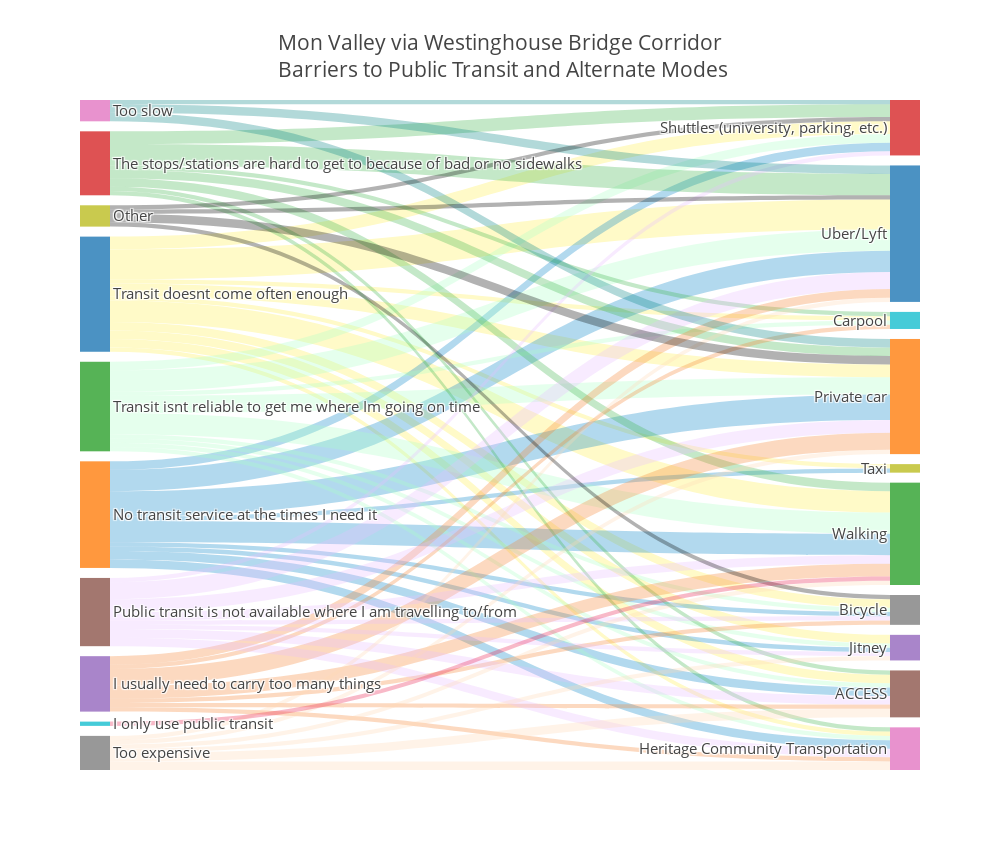

The notebook cell saved with this chart:
### Code cell
westinghouse = data[data['6 - Corridor preference'] == "['Mon Valley via Westinghouse Bridge']"]
wh_sankey_format = hp.sankeyFormat(westinghouse, col_indeces = [13,12])
wh_sankey = hp.drawSankey(wh_sankey_format, 
                          title= "Mon Valley via Westinghouse Bridge Corridor\
<br> Barriers to Public Transit and Alternate Modes")

iplot(wh_sankey, validate = False)

### Figure 1 — Plotly figure (JSON) as saved in the notebook; plotly's stock layout.template omitted (floating-point values rounded to 4 significant figures)
{"data": [{"link": {"color": ["rgba(255, 250, 200, 1)", "rgba(255, 250, 200, 1)", "rgba(255, 250, 200, 1)", "rgba(255, 250, 200, 1)", "rgba(255, 250, 200, 1)", "rgba(255, 250, 200, 1)", "rgba(255, 250, 200, 1)", "rgba(255, 250, 200, 1)", "rgba(255, 250, 200, 1)", "rgba(255, 250, 200, 1)", "rgba(0, 130, 200, 0.3)", "rgba(0, 130, 200, 0.3)", "rgba(0, 130, 200, 0.3)", "rgba(0, 130, 200, 0.3)", "rgba(0, 130, 200, 0.3)", "rgba(0, 130, 200, 0.3)", "rgba(0, 130, 200, 0.3)", "rgba(0, 130, 200, 0.3)", "rgba(0, 130, 200, 0.3)", "rgba(170, 255, 195, 0.3)", "rgba(170, 255, 195, 0.3)", "rgba(170, 255, 195, 0.3)", "rgba(170, 255, 195, 0.3)", "rgba(170, 255, 195, 0.3)", "rgba(170, 255, 195, 0.3)", "rgba(170, 255, 195, 0.3)", "rgba(170, 255, 195, 0.3)", "rgba(170, 255, 195, 0.3)", "rgba(60, 180, 75, 0.3)", "rgba(60, 180, 75, 0.3)", "rgba(60, 180, 75, 0.3)", "rgba(60, 180, 75, 0.3)", "rgba(60, 180, 75, 0.3)", "rgba(60, 180, 75, 0.3)", "rgba(60, 180, 75, 0.3)", "rgba(245, 130, 48, 0.3)", "rgba(245, 130, 48, 0.3)", "rgba(245, 130, 48, 0.3)", "rgba(245, 130, 48, 0.3)", "rgba(245, 130, 48, 0.3)", "rgba(245, 130, 48, 0.3)", "rgba(245, 130, 48, 0.3)", "rgba(230, 190, 255, 0.3)", "rgba(230, 190, 255, 0.3)", "rgba(230, 190, 255, 0.3)", "rgba(230, 190, 255, 0.3)", "rgba(230, 190, 255, 0.3)", "rgba(230, 190, 255, 0.3)", "rgba(230, 190, 255, 0.3)", "rgba(230, 190, 255, 0.3)", "rgba(0, 128, 128, 0.3)", "rgba(0, 128, 128, 0.3)", "rgba(0, 128, 128, 0.3)", "rgba(255, 215, 180, 0.3)", "rgba(255, 215, 180, 0.3)", "rgba(255, 215, 180, 0.3)", "rgba(255, 215, 180, 0.3)", "rgba(255, 215, 180, 0.3)", "rgba(255, 215, 180, 0.3)", "rgba(0, 0, 0, 0.3)", "rgba(0, 0, 0, 0.3)", "rgba(0, 0, 0, 0.3)", "rgba(0, 0, 0, 0.3)", "rgba(230, 25, 75, 0.3)"], "source": [0, 0, 0, 0, 0, 0, 0, 0, 0, 0, 1, 1, 1, 1, 1, 1, 1, 1, 1, 2, 2, 2, 2, 2, 2, 2, 2, 2, 3, 3, 3, 3, 3, 3, 3, 4, 4, 4, 4, 4, 4, 4, 5, 5, 5, 5, 5, 5, 5, 5, 6, 6, 6, 7, 7, 7, 7, 7, 7, 8, 8, 8, 8, 9], "target": [10, 11, 12, 13, 14, 15, 16, 17, 18, 19, 10, 11, 12, 13, 14, 15, 16, 17, 18, 10, 11, 12, 13, 14, 15, 16, 17, 19, 10, 11, 12, 13, 15, 16, 19, 10, 11, 12, 15, 16, 17, 19, 10, 11, 12, 13, 14, 15, 16, 17, 10, 11, 13, 10, 11, 12, 14, 15, 16, 10, 11, 13, 17, 12], "value": [7, 3, 5, 3, 2, 2, 1, 2, 1, 1, 5, 6, 5, 2, 1, 2, 2, 1, 1, 5, 4, 5, 2, 1, 1, 1, 1, 1, 5, 2, 2, 3, 1, 1, 1, 2, 4, 3, 1, 1, 1, 1, 4, 3, 2, 1, 1, 2, 2, 1, 2, 2, 1, 1, 1, 1, 1, 2, 2, 1, 2, 1, 1, 1]}, "node": {"label": ["Transit doesnt come often enough", "No transit service at the times I need it", "Transit isnt reliable to get me where Im going on time", "The stops/stations are hard to get to because of bad or no sidewalks", "I usually need to carry too many things", "Public transit is not available where I am travelling to/from", "Too slow", "Too expensive", "Other", "I only use public transit", "Uber/Lyft", "Private car", "Walking", "Shuttles (university, parking, etc.)", "Jitney", "ACCESS", "Heritage Community Transportation", "Bicycle", "Taxi", "Carpool"], "line": {"color": "black", "width": 0}, "pad": 10, "thickness": 30}, "orientation": "h", "type": "sankey", "valueformat": ".0f"}], "layout": {"font": {"size": 15}, "height": 850, "title": "Mon Valley via Westinghouse Bridge Corridor<br> Barriers to Public Transit and Alternate Modes", "width": 1000}}
